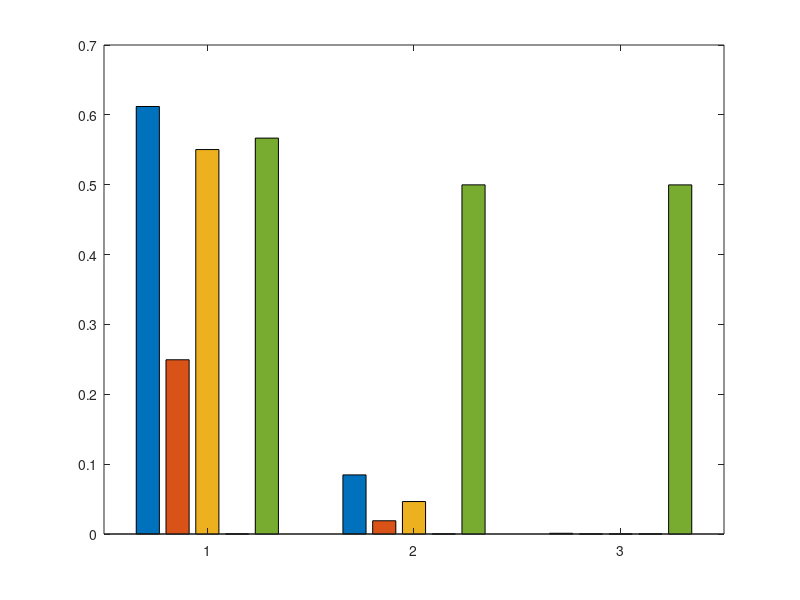

Here is the MATLAB script that generated this plot: (Note: this script raises an error after producing the figure.)
clc;
clear;
close all;
addpath(genpath(pwd));
rng(1993); % For repeatable results


%% BER record
FreeCollision_high_threeTags = [0.000748484848484849,0.000877777777777778,0.00146616161616162];
FreeCollision_medium_threeTags = [0.0767404040404040,0.0820025252525253,0.0951068181818182];
FreeCollision_low_threeTags = [0.596337121212121,0.608497474747475,0.631094949494950];

ParaFi_high_threeTags = [7.57246376811594e-05,8.00724637681159e-05,8.44202898550725e-05];
ParaFi_medium_threeTags = [7.57246376811594e-05,8.00724637681159e-05,8.44202898550725e-05];
ParaFi_low_threeTags = [7.57246376811594e-05,8.00724637681159e-05,8.44202898550725e-05];

Mecha_high_threeTags = [3.69565217391304e-05,3.22463768115942e-05,7.60869565217391e-05];
Mecha_medium_threeTags = [0.0189630434782609,0.0187394927536232,0.0192003623188406];
Mecha_low_threeTags = [0.248703623188406,0.249648550724638,0.249917391304348];

MultiRider_high_threeTags = [0,7.24637681159420e-06,1.37681159420290e-05];
MultiRider_medium_threeTags = [0.0421800724637681,0.0468634057971015,0.0503608695652174];
MultiRider_low_threeTags = [0.546541666666667,0.550737318840580,0.553721376811594];

ConcurScatter_high_threeTags = [0.500062719298246,0.499025438596491,0.500203508771930];
ConcurScatter_medium_threeTags = [0.500267982456140,0.499270833333333,0.499888377192982];
ConcurScatter_low_threeTags = [0.566389035087719,0.566602631578947,0.567146929824561];


FreeCollision_threeTags = [mean(FreeCollision_low_threeTags);mean(FreeCollision_medium_threeTags);mean(FreeCollision_high_threeTags)];
MultiRider_threeTags = [mean(MultiRider_low_threeTags);mean(MultiRider_medium_threeTags);mean(MultiRider_high_threeTags)];
Mecha_threeTags = [mean(Mecha_low_threeTags);mean(Mecha_medium_threeTags);mean(Mecha_high_threeTags)];
ConcurScatter_threeTags = [mean(ConcurScatter_low_threeTags);mean(ConcurScatter_medium_threeTags);mean(ConcurScatter_high_threeTags)];
ParaFi_threeTags = [mean(ParaFi_low_threeTags);mean(ParaFi_medium_threeTags);mean(ParaFi_high_threeTags)];

%% BER
vals_BER = [FreeCollision_threeTags,Mecha_threeTags,MultiRider_threeTags,ParaFi_threeTags,ConcurScatter_threeTags];

x = 1:1:3;
%%%** plot BER **%%%
figure(1)
set(gcf,'unit','centimeters','position',[3 5 19.5 7]); 
b1 = bar(x,vals_BER);
b1(1).FaceColor = [69/255 123/255 157/255];
b1(2).FaceColor = [202/255 55/255 83/255];
b1(3).FaceColor =  [128/255 128/255 128/255];
b1(4).FaceColor = [153 153 204]./255;
b1(5).FaceColor = [132/255 165/255 157/255];
ax1 = gca;
ax1.FontSize = 14;
ax1.FontName = 'Times New Roman';

ax1.YLim = [1e-7 1e0];
ax1.YTick = [1e-6,1e-4,1e-2,1e0];
ax1.YScale = 'log';
ax1.XTickLabel = {'low quality','medium quality','high quality'};
grid on
ylabel('BER','FontSize',14,'FontName','Times New Roman');
xlabel('WiFi transceiver channel','FontSize',14,'FontName','Times New Roman');
lgd = legend('FreeCollision','Mecha','MultiRider','ParaFi','ConcurScatter',...
    'FontSize',12,'FontName','Times New Roman','NumColumns',5,'Interpreter','latex');
lgd.Location = 'northoutside'; 